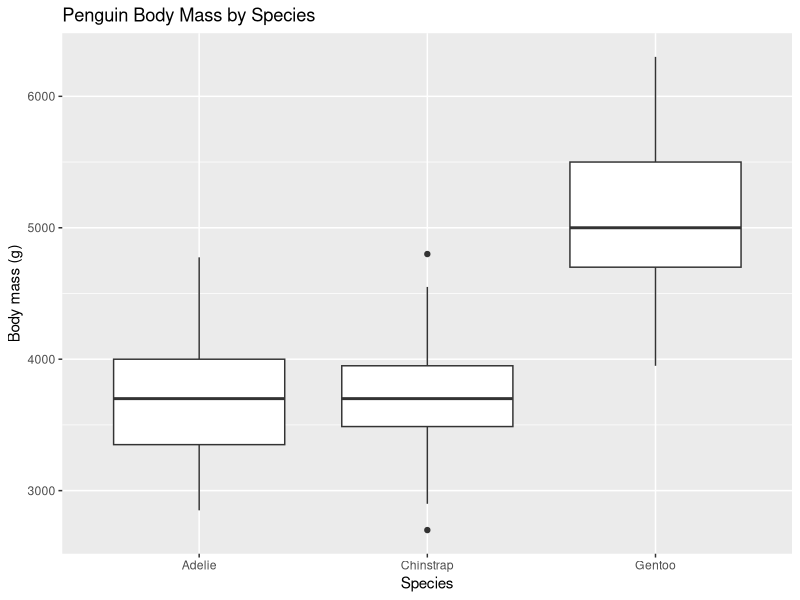

Source code (R):
## ---- chunk 1
#| echo: true
#| message: false
#| warning: false

library(tidyverse)
library(palmerpenguins)

penguins |> head()
## ---- chunk 2
#| echo: true
penguins |>
  drop_na(species, body_mass_g) |>
  group_by(species) |>
  summarise(
    mean_body_mass = mean(body_mass_g),
    n = n()
  )
## ---- chunk 3
#| echo: true
#| label: fig-body-mass-species
#| fig-cap: "Distribution of body mass for each penguin species."

penguins |>
  drop_na(species, body_mass_g) |>
  ggplot(aes(x = species, y = body_mass_g)) +
  geom_boxplot() +
  labs(
    x = "Species",
    y = "Body mass (g)",
    title = "Penguin Body Mass by Species"
  )
